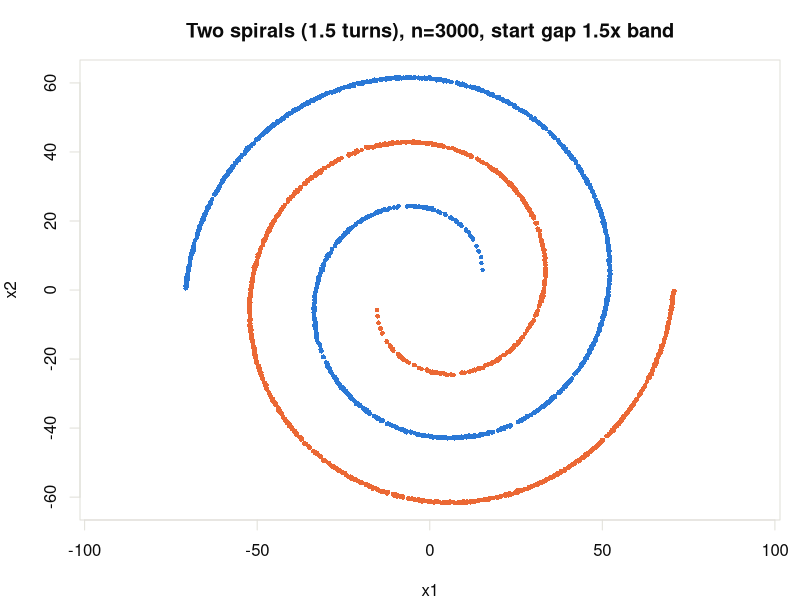

Recreate this plot in R.
# 04_two_spirals_sim.R
#
# Two spirals, 1.5 turns each, n=3000 total (1500/arm). Re-tuned so that
# the gap between the two starting points (2*r0) is 1.5x wider than the
# band spacing between the interleaved strands away from the center
# (which, for this r = r0 + k*theta parametrization, equals exactly
# k*pi regardless of r0 or turns -- verified numerically with a huge r0
# so the start point never binds).
#
# k kept at 6.0 (unchanged from the previous version).
#   band  = k*pi        = 18.8496
#   gap   = 1.5 * band   = 28.2743  ->  r0 = gap / 2 = 14.1372
#
# set.seed(7) below is the EXACT seed used for the data already analyzed --
# keep it unchanged to reproduce the same points.

suppressPackageStartupMessages(library(RANN))
set.seed(7)

palette_cat <- c("#2a78d6", "#eb6834", "#1baf7a", "#eda100",
                  "#e87ba4", "#008300", "#4a3aa7", "#e34948")
surface_col <- "white"
grid_col    <- "#e1e0d9"
ink_col     <- "#0b0b0b"

n <- 1500   # per arm -> 3,000 total
turns <- 1.5
noise_sd <- 0.12
k  <- 6.0
band <- k * pi
gap_at_start <- 1.5 * band
r0 <- gap_at_start / 2

theta <- sqrt(runif(n, 0, 1)) * turns * 2 * pi
r <- r0 + k * theta

x1 <- r * cos(theta) + rnorm(n, 0, noise_sd)
y1 <- r * sin(theta) + rnorm(n, 0, noise_sd)
x2 <- -r * cos(theta) + rnorm(n, 0, noise_sd)
y2 <- -r * sin(theta) + rnorm(n, 0, noise_sd)

X <- rbind(cbind(x1, y1), cbind(x2, y2))
y <- c(rep(0, n), rep(1, n))

saveRDS(list(X = X, y = y, r0 = r0, k = k, n_per_arm = n, turns = turns, noise_sd = noise_sd,
             band_spacing = band, gap_at_start = gap_at_start),
        "two_spirals_3000.rds")

# ---- plain tabular export (space-delimited text) ----
out_df <- data.frame(x1 = X[, 1], x2 = X[, 2], y = y)
write.table(out_df, "two_spirals_3000.txt", sep = " ", row.names = FALSE, quote = FALSE)

A <- X[y == 0, , drop = FALSE]; B <- X[y == 1, , drop = FALSE]
nn <- nn2(B, A, k = 1)
minDist <- min(nn$nn.dists)
cat(sprintf("r0=%.4f  k=%.2f  turns=%.2f  noise_sd=%.2f\n", r0, k, turns, noise_sd))
cat(sprintf("nominal gap at start (2*r0)     = %.4f\n", 2 * r0))
cat(sprintf("nominal band spacing (k*pi)     = %.4f\n", band))
cat(sprintf("ratio (gap/band)                = %.4f\n", (2 * r0) / band))
cat(sprintf("TRUE realized global min separation (actual sampled points) = %.4f\n", minDist))

point_colors <- function(labels) ifelse(labels == 0, palette_cat[1], palette_cat[2])

png("two_spirals_3000.png", width = 1600, height = 1400, res = 220, bg = surface_col)
par(bg = surface_col, col.axis = ink_col, col.lab = ink_col, col.main = ink_col,
    fg = grid_col, mar = c(4, 4, 3, 1))
plot(X, col = point_colors(y), pch = 16, cex = 0.6,
     main = sprintf("Two spirals (1.5 turns), n=%d, start gap 1.5x band", nrow(X)),
     xlab = "x1", ylab = "x2", asp = 1)
dev.off()

cat("DONE\n")
